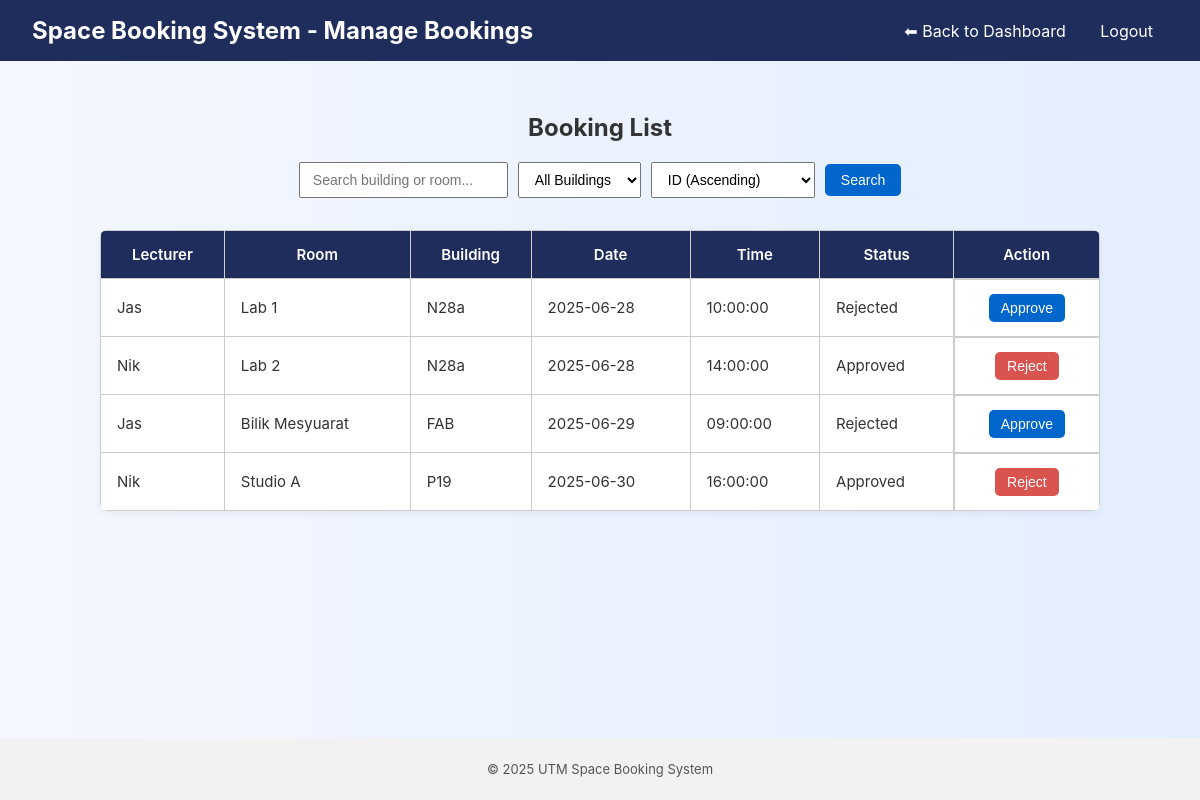
Page /manage_bookings.php (signed in) on the committed database.
### tables this page shows
CREATE TABLE `bookings` (
  `id` int(11) NOT NULL,
  `user_id_number` varchar(50) DEFAULT NULL,
  `room` varchar(100) DEFAULT NULL,
  `date` date DEFAULT NULL,
  `time` time DEFAULT NULL,
  `status` enum('Pending','Approved','Rejected') DEFAULT 'Pending'
);

CREATE TABLE `users` (
  `id_number` varchar(50) NOT NULL,
  `username` varchar(100) NOT NULL,
  `password` varchar(255) NOT NULL,
  `role` enum('admin','lecturer','manager') NOT NULL
);

CREATE TABLE `spaces` (
  `id` int(11) NOT NULL,
  `building` varchar(100) NOT NULL,
  `room_name` varchar(100) NOT NULL
);

### manage_bookings.php (the view, shortened to what this page needs)
<?php
include "db.php";
$search = isset($_GET['search']) ? $_GET['search'] : '';
$filterBuilding = isset($_GET['filter_building']) ? $_GET['filter_building'] : '';
$sort = isset($_GET['sort']) ? $_GET['sort'] : 'id_asc';
$whereSQL = '';
$allowedSorts = [
    'id_asc' => 'bookings.id ASC',
    'id_desc' => 'bookings.id DESC',
    'building_asc' => 'spaces.building ASC',
    'building_desc' => 'spaces.building DESC',
    'room_asc' => 'bookings.room ASC',
    'room_desc' => 'bookings.room DESC',
];
$orderBy = isset($allowedSorts[$sort]) ? $allowedSorts[$sort] : $allowedSorts['id_asc'];
$result = mysqli_query($conn, "
    SELECT
        bookings.id,
        users.username,
        bookings.room,
        bookings.date,
        bookings.time,
        bookings.status,
        spaces.building
    FROM bookings
    JOIN users ON bookings.user_id_number = users.id_number
    JOIN spaces ON bookings.room = spaces.room_name
    $whereSQL
    ORDER BY $orderBy
");
?>
<!DOCTYPE html>
<html>
<head>
    <link rel="stylesheet" href="style.css">
</head>
<body>
<header>
    <h1>Space Booking System - Manage Bookings</h1>
    <nav>
        <?php if ($_SESSION['role'] === 'admin'): ?>
            <a href="admin_dashboard.php">⬅ Back to Dashboard</a>
        <?php elseif ($_SESSION['role'] === 'manager'): ?>
            <a href="manager_dashboard.php">⬅ Back to Dashboard</a>
        <?php endif; ?>
        <a href="logout.php">Logout</a>
    </nav>
</header>
<main>
    <h2>Booking List</h2>
    <div class="search-bar">
        <form method="get" class="search-form">
            <input
                type="text"
                name="search"
                placeholder="Search building or room..."
                value="<?= htmlspecialchars($search) ?>"
            >
            <select name="filter_building">
                <option value="" <?= $filterBuilding === '' ? 'selected' : '' ?>>All Buildings</option>
            </select>
            <select name="sort">
                <option value="id_asc" <?= $sort === 'id_asc' ? 'selected' : '' ?>>ID (Ascending)</option>
            </select>
            <button type="submit" class="btn">Search</button>
        </form>
    </div>
    <table class="admin-table-booking">
        <thead>
            <tr>
                <th>Lecturer</th>
                <th>Room</th>
                <th>Building</th>
                <th>Date</th>
                <th>Time</th>
                <th>Status</th>
                <th>Action</th>
            </tr>
        </thead>
        <tbody>
            <?php if (mysqli_num_rows($result) > 0): ?>
                <?php while ($row = mysqli_fetch_assoc($result)): ?>
                    <tr>
                        <td><?= htmlspecialchars($row['username']) ?></td>
                        <td><?= htmlspecialchars($row['room']) ?></td>
                        <td><?= htmlspecialchars($row['building']) ?></td>
                        <td><?= htmlspecialchars($row['date']) ?></td>
                        <td><?= htmlspecialchars($row['time']) ?></td>
                        <td><?= htmlspecialchars($row['status']) ?></td>
                        <td class="action">
                            <form method="post" style="display:inline;">
                                <?php if ($row['status'] !== 'Approved'): ?>
                                    <button name="status" value="Approved" class="btn">Approve</button>
                                <?php endif; ?>
                                <?php if ($row['status'] !== 'Rejected'): ?>
                                    <button name="status" value="Rejected" class="btn" style="background-color:#d9534f;">Reject</button>
                                <?php endif; ?>
                            </form>
                        </td>
                    </tr>
                <?php endwhile; ?>
            <?php else: ?>
                <tr><td colspan="6" style="text-align:center;">No bookings found.</td></tr>
            <?php endif; ?>
        </tbody>
    </table>
</main>
<?php include "footer.php"; ?>
</body>
</html>

### style.css (style rules this page uses)
html { height: 100%; }
body { font-family: 'Inter', sans-serif; margin: 0; padding: 0; background: linear-gradient(to right, #f4f7ff, #e3eeff); color: #333; min-height: 100vh; display: flex; flex-direction: column; }
header { background: #1e2d5c; color: #fff; padding: 1rem 2rem; display: flex; justify-content: space-between; align-items: center; }
header h1 { margin: 0; font-size: 1.5rem; }
.btn { display: inline-block; padding: 12px 25px; font-size: 16px; border-radius: 8px; text-decoration: none; cursor: pointer; transition: background 0.3s ease, transform 0.2s ease; }
nav a { color: #fff; margin: 0 15px; text-decoration: none; }
main { padding: 2rem; text-align: center; flex:1; }
.btn, button { display: inline-block; padding: 10px 20px; background: #0066cc; color: #fff; border: none; text-decoration: none; border-radius: 5px; font-size: 16px; cursor: pointer; transition: background 0.3s ease; }
table { width: 100%; max-width: 1000px; margin: 1em auto; border-collapse: collapse; background: white; box-shadow: 0 2px 8px rgba(0, 0, 0, 0.05); overflow: hidden; }
thead { background-color: #1e2d5c; color: white; }
thead tr th { text-align: center; }
th, td { padding: 14px 16px; border: 1px solid #ccc; font-size: 15px; }
th { background-color: #f0f0f0; text-align: center; font-weight: 600; }
td { text-align: left; }
.search-bar { margin: 20px auto; width: fit-content; }
.search-form { display: flex; flex-wrap: wrap; gap: 10px; align-items: center; }
.search-form input[type="text"], .search-form select { width: auto; padding: 8px 12px; margin: 0; font-size: 14px; }
.search-form .btn, .search-form button { padding: 8px 16px; font-size: 14px; }
.admin-table-booking { table-layout: auto; margin: 2rem auto; border-collapse: collapse; background-color: #fff; box-shadow: 0 3px 8px rgba(0, 0, 0, 0.05); border-radius: 8px; }
.admin-table-booking th { background-color: #1e2d5c; color: white; font-weight: 600; position: sticky; top: 0; z-index: 1; }
.admin-table-booking td:nth-child(2) { white-space: normal; overflow: visible; word-break: break-word; }
.admin-table-booking td:last-child form { display: flex; gap: 10px; justify-content: center; }
.admin-table-booking td:last-child form button { flex: 1; max-width: 120px; white-space: nowrap; padding: 6px 12px; font-size: 14px; box-sizing: border-box; }
.admin-table-booking .action { display: flex; justify-content: center; gap: 20px; }

### rows in the picture
bookings: user_id_number.username "Jas", room "Lab 1", spaces.building "N28a", date "2025-06-28", time "10:00:00", status "Rejected", shows "Approve"
bookings: user_id_number.username "Nik", room "Lab 2", spaces.building "N28a", date "2025-06-28", time "14:00:00", status "Approved", shows "Reject"
bookings: user_id_number.username "Jas", room "Bilik Mesyuarat", spaces.building "FAB", date "2025-06-29", time "09:00:00", status "Rejected", shows "Approve"
bookings: user_id_number.username "Nik", room "Studio A", spaces.building "P19", date "2025-06-30", time "16:00:00", status "Approved", shows "Reject"
